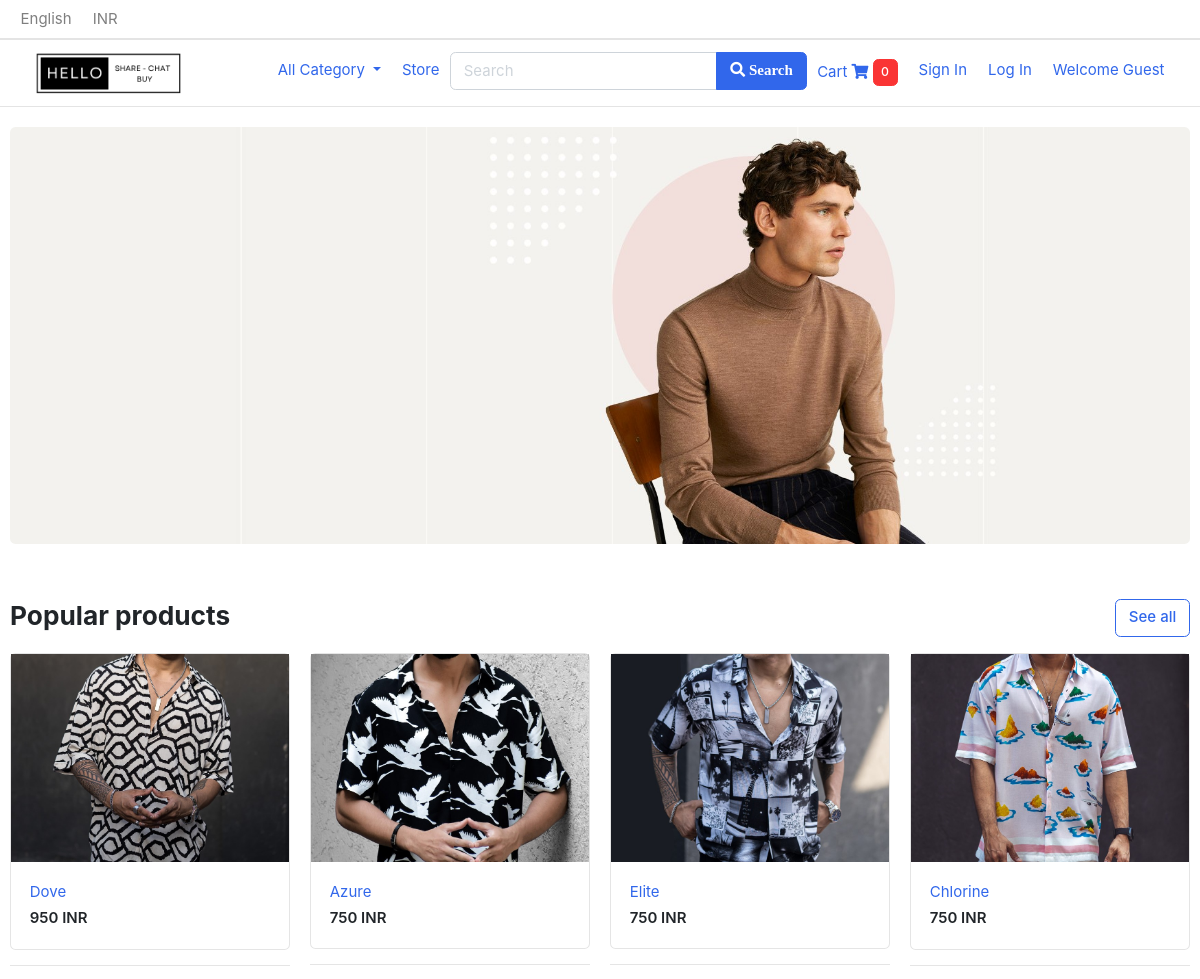
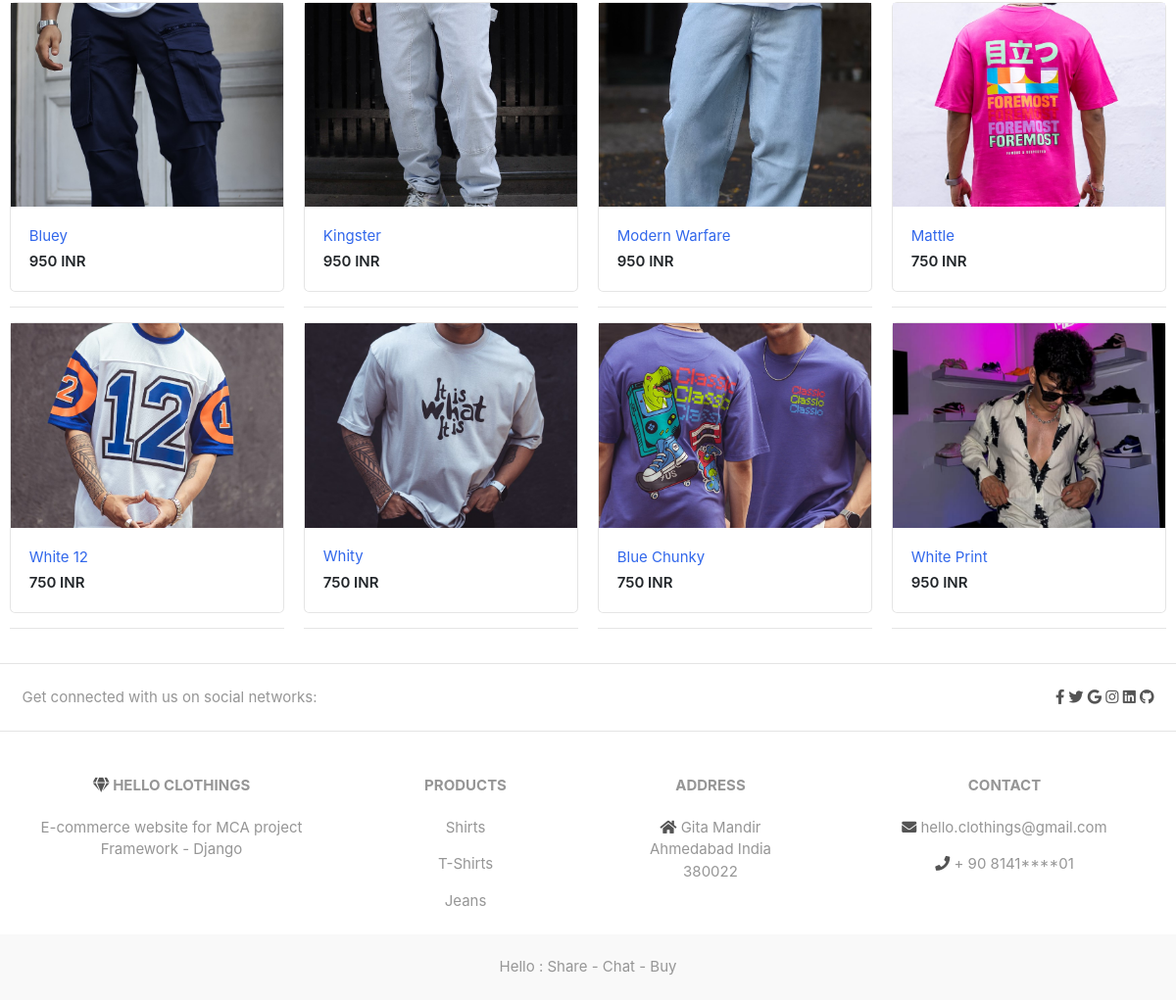
The page / on the database its author committed (2 pictures, top to bottom).
### store/models.py (models this page shows, shortened)
class Product(models.Model):
    product_name    = models.CharField(max_length=200, unique=True)
    slug            = models.SlugField(max_length=200, unique=True)
    description     = models.TextField(max_length=500, blank=True)
    price           = models.IntegerField()
    images          = models.ImageField(upload_to='photos/products')
    stock           = models.IntegerField()
    is_available    = models.BooleanField(default=True)
    category        = models.ForeignKey(Category, on_delete=models.CASCADE)
    created_date    = models.DateTimeField(auto_now_add=True)
    modified_date   = models.DateTimeField(auto_now=True)
    def get_url(self):
        return reverse('product_detail', args=[self.category.slug, self.slug])

### hello/views.py (the view)
# urls.py: 2. Add a URL to urlpatterns:  path('', views.home, name='home')
def home(request):
    products = Product.objects.all().filter(is_available=True)
    context = {
        'products':products,
    }
    return render(request, 'home.html', context)

### carts/context_processors.py (called while the page is built)
def counter(request):
    cart_count = 0
    if 'admin' in request.path:
        return {}
    else:
        try:
            cart = Cart.objects.filter(cart_id=_cart_id_(request))
            cart_items = CartItem.objects.all().filter(cart=cart[:1])
            for cart_item in cart_items:
                cart_count += cart_item.quantity
        except Cart.DoesNotExist:
            cart_count = 0
    return dict(cart_count=cart_count)

### carts/views.py (called while the page is built)
def _cart_id_(request):
    cart = request.session.session_key
    if not cart:
        cart = request.session.create()
    return cart

### category/context_processors.py (called while the page is built)
def menu_links(request):
    links = Category.objects.all()
    return dict(links=links)

### category/models.py (called while the page is built)
    def get_url(self):
        return reverse('products_by_category', args=[self.slug])

### templates/home.html
{% extends 'base.html' %}
{% load static %}
{% block content %}
<section class="section-intro padding-y-sm">
<div class="container">
<div class="intro-banner-wrap">
	<img src="{% static 'images/banners/hero-1.jpg' %}" class="img-fluid rounded">
</div>
</div>
</section>
<section class="section-name padding-y-sm">
<div class="container">
<header class="section-heading">
	<a href="{% url 'store' %}" class="btn btn-outline-primary float-right">See all</a>
	<h3 class="section-title">Popular products</h3>
</header>
<div class="row">
	{% for product in products %}
	<div class="col-md-3">
            <div class="card">
                <a href="{{ product.get_url }}" class="img-wrap"> <img src="{{ product.images.url }}"> </a>
                <div class="card-body">
                    <a href="{{ product.get_url }}" class="title">{{ product.product_name }}</a>
                    <div class="price mt-1">{{ product.price }} INR</div>
                </div>
            </div>
						<hr>
  </div>
	{% endfor %}
</div>
</div>
</section>
</body>
</html>
{% endblock %}

### static/css/ui.css (style rules this page uses)
html { font-family: "Inter", sans-serif; font-size: 15px; }
.img-wrap { text-align: center; display: block; }
.img-wrap img { max-width: 100%; }
.padding-y-sm { padding-top: 20px; padding-bottom: 20px; }
.section-heading { margin-bottom: 20px; margin-top: 15px; }
.section-title { color: #212529; }
.card .img-wrap { overflow: hidden; }
.price { font-weight: 600; color: #212529; }

### rows shown on the page
Product: images (picture), product_name "Dove", price "950"
Product: images (picture), product_name "Azure", price "750"
Product: images (picture), product_name "Elite", price "750"
Product: images (picture), product_name "Chlorine", price "750"
Product: images (picture), product_name "Bluey", price "950"
Product: images (picture), product_name "Kingster", price "950"
Product: images (picture), product_name "Modern Warfare", price "950"
Product: images (picture), product_name "Mattle", price "750"
Product: images (picture), product_name "White 12", price "750"
Product: images (picture), product_name "Whity", price "750"
Product: images (picture), product_name "Blue Chunky", price "750"
Product: images (picture), product_name "White Print", price "950"

### other values the page prints
{{ cart_count }} "0"
